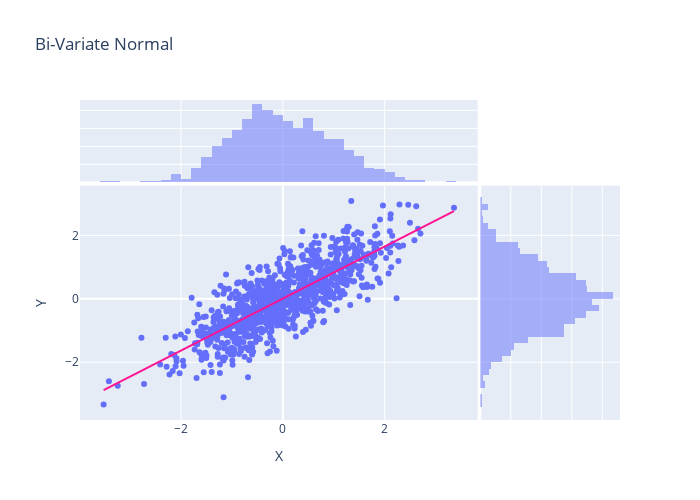

Here is the notebook cell this chart was saved with:
### Code cell
fig = px.scatter(norm_data, x = 'X', y='Y', width=700, height=500, trendline='ols', trendline_color_override='DeepPink', marginal_x='histogram', marginal_y='histogram', title='Bi-Variate Normal')
fig.show()

### Figure 1 — Plotly figure (JSON) as saved in the notebook; plotly's stock layout.template omitted (floating-point values rounded to 4 significant figures; data arrays with more than 128 entries replaced by an {"elided": "..."} marker saying what was removed)
{"data": [{"hovertemplate": "X=%{x}<br>Y=%{y}<extra></extra>", "legendgroup": "", "marker": {"color": "#636efa", "symbol": "circle"}, "mode": "markers", "name": "", "orientation": "v", "showlegend": false, "type": "scatter", "x": {"elided": "1000 float values"}, "xaxis": "x", "y": {"elided": "1000 float values"}, "yaxis": "y"}, {"alignmentgroup": "True", "bingroup": "x", "hovertemplate": "X=%{x}<br>count=%{y}<extra></extra>", "legendgroup": "", "marker": {"color": "#636efa"}, "name": "", "offsetgroup": "", "opacity": 0.5, "showlegend": false, "type": "histogram", "x": {"elided": "1000 float values"}, "xaxis": "x3", "yaxis": "y3"}, {"alignmentgroup": "True", "bingroup": "y", "hovertemplate": "Y=%{y}<br>count=%{x}<extra></extra>", "legendgroup": "", "marker": {"color": "#636efa"}, "name": "", "offsetgroup": "", "opacity": 0.5, "showlegend": false, "type": "histogram", "xaxis": "x2", "y": {"elided": "1000 float values"}, "yaxis": "y2"}, {"hovertemplate": "<b>OLS trendline</b><br>Y = 0.820475 * X + 0.00947222<br>R<sup>2</sup>=0.645694<br><br>X=%{x}<br>Y=%{y} <b>(trend)</b><extra></extra>", "legendgroup": "", "line": {"color": "DeepPink"}, "marker": {"color": "#636efa", "symbol": "circle"}, "mode": "lines", "name": "", "showlegend": false, "type": "scatter", "x": {"elided": "1000 float values"}, "xaxis": "x", "y": {"elided": "1000 float values"}, "yaxis": "y"}], "layout": {"barmode": "overlay", "height": 500, "legend": {"tracegroupgap": 0}, "title": {"text": "Bi-Variate Normal"}, "width": 700, "xaxis": {"anchor": "y", "domain": [0, 0.7363], "title": {"text": "X"}}, "xaxis2": {"anchor": "y2", "domain": [0.7413, 1], "matches": "x2", "showgrid": true, "showline": false, "showticklabels": false, "ticks": ""}, "xaxis3": {"anchor": "y3", "domain": [0, 0.7363], "matches": "x", "showgrid": true, "showticklabels": false}, "xaxis4": {"anchor": "y4", "domain": [0.7413, 1], "matches": "x2", "showgrid": true, "showline": false, "showticklabels": false, "ticks": ""}, "yaxis": {"anchor": "x", "domain": [0, 0.7326], "title": {"text": "Y"}}, "yaxis2": {"anchor": "x2", "domain": [0, 0.7326], "matches": "y", "showgrid": true, "showticklabels": false}, "yaxis3": {"anchor": "x3", "domain": [0.7426, 1], "matches": "y3", "showgrid": true, "showline": false, "showticklabels": false, "ticks": ""}, "yaxis4": {"anchor": "x4", "domain": [0.7426, 1], "matches": "y3", "showgrid": true, "showline": false, "showticklabels": false, "ticks": ""}}}
